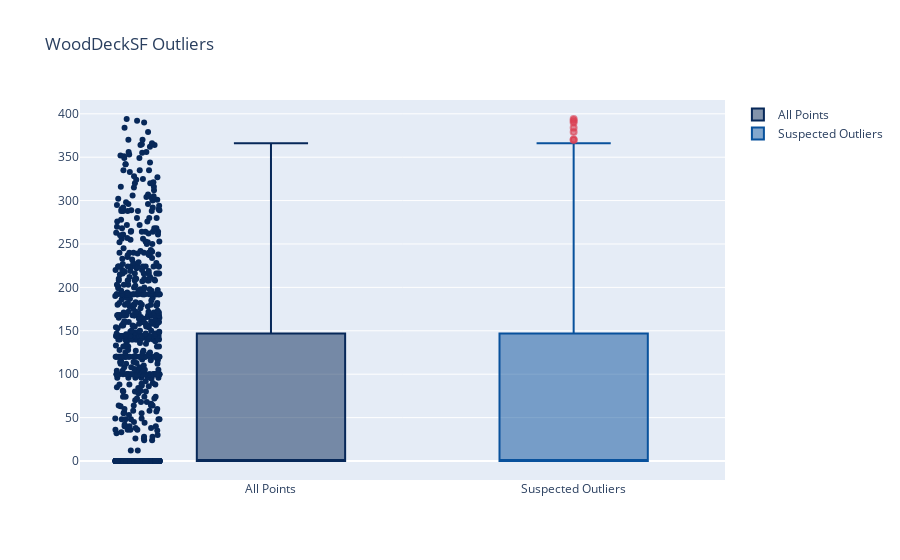

Notebook cell for this chart:
### Code cell
df_clean = outlier_treatment(df_clean,'WoodDeckSF')
OutLiersBox(df_clean,'WoodDeckSF')

### Figure 1 — Plotly figure (JSON) as saved in the notebook; plotly's stock layout.template omitted (floating-point values rounded to 4 significant figures; data arrays with more than 128 entries replaced by an {"elided": "..."} marker saying what was removed)
{"data": [{"boxpoints": "all", "jitter": 0.3, "line": {"color": "rgb(7,40,89)"}, "marker": {"color": "rgb(7,40,89)"}, "name": "All Points", "pointpos": -1.8, "type": "box", "y": {"elided": "1252 int values"}}, {"boxpoints": "suspectedoutliers", "line": {"color": "rgb(8,81,156)"}, "marker": {"color": "rgb(8,81,156)", "line": {"outliercolor": "rgba(219, 64, 82, 0.6)", "outlierwidth": 2}, "outliercolor": "rgba(219, 64, 82, 0.6)"}, "name": "Suspected Outliers", "type": "box", "y": {"elided": "1252 int values"}}], "layout": {"title": {"text": "WoodDeckSF Outliers"}}}
